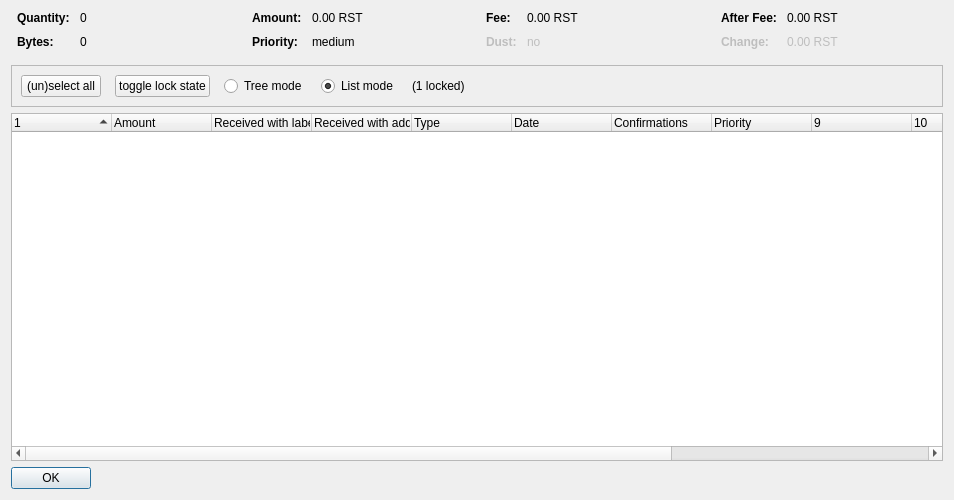
<?xml version="1.0" encoding="UTF-8"?>
<ui version="4.0">
 <class>CoinControlDialog</class>
 <widget class="QDialog" name="CoinControlDialog">
  <property name="geometry">
   <rect>
    <x>0</x>
    <y>0</y>
    <width>954</width>
    <height>500</height>
   </rect>
  </property>
  <property name="windowTitle">
   <string>Coin Selection</string>
  </property>
  <layout class="QVBoxLayout" name="verticalLayout">
   <item>
    <layout class="QHBoxLayout" name="horizontalLayoutTop" stretch="0,0,0,0">
     <property name="topMargin">
      <number>0</number>
     </property>
     <property name="bottomMargin">
      <number>10</number>
     </property>
     <item>
      <layout class="QFormLayout" name="formLayoutCoinControl1">
       <property name="horizontalSpacing">
        <number>10</number>
       </property>
       <property name="verticalSpacing">
        <number>10</number>
       </property>
       <property name="leftMargin">
        <number>6</number>
       </property>
       <property name="rightMargin">
        <number>6</number>
       </property>
       <item row="0" column="0">
        <widget class="QLabel" name="labelCoinControlQuantityText">
         <property name="font">
          <font>
           <weight>75</weight>
           <bold>true</bold>
          </font>
         </property>
         <property name="text">
          <string>Quantity:</string>
         </property>
        </widget>
       </item>
       <item row="0" column="1">
        <widget class="QLabel" name="labelCoinControlQuantity">
         <property name="cursor">
          <cursorShape>IBeamCursor</cursorShape>
         </property>
         <property name="contextMenuPolicy">
          <enum>Qt::ActionsContextMenu</enum>
         </property>
         <property name="text">
          <string notr="true">0</string>
         </property>
         <property name="textInteractionFlags">
          <set>Qt::LinksAccessibleByMouse|Qt::TextSelectableByKeyboard|Qt::TextSelectableByMouse</set>
         </property>
        </widget>
       </item>
       <item row="1" column="0">
        <widget class="QLabel" name="labelCoinControlBytesText">
         <property name="font">
          <font>
           <weight>75</weight>
           <bold>true</bold>
          </font>
         </property>
         <property name="text">
          <string>Bytes:</string>
         </property>
        </widget>
       </item>
       <item row="1" column="1">
        <widget class="QLabel" name="labelCoinControlBytes">
         <property name="cursor">
          <cursorShape>IBeamCursor</cursorShape>
         </property>
         <property name="contextMenuPolicy">
          <enum>Qt::ActionsContextMenu</enum>
         </property>
         <property name="text">
          <string notr="true">0</string>
         </property>
         <property name="textInteractionFlags">
          <set>Qt::LinksAccessibleByMouse|Qt::TextSelectableByKeyboard|Qt::TextSelectableByMouse</set>
         </property>
        </widget>
       </item>
      </layout>
     </item>
     <item>
      <layout class="QFormLayout" name="formLayoutCoinControl2">
       <property name="horizontalSpacing">
        <number>10</number>
       </property>
       <property name="verticalSpacing">
        <number>10</number>
       </property>
       <property name="leftMargin">
        <number>6</number>
       </property>
       <property name="rightMargin">
        <number>6</number>
       </property>
       <item row="0" column="0">
        <widget class="QLabel" name="labelCoinControlAmountText">
         <property name="font">
          <font>
           <weight>75</weight>
           <bold>true</bold>
          </font>
         </property>
         <property name="text">
          <string>Amount:</string>
         </property>
        </widget>
       </item>
       <item row="0" column="1">
        <widget class="QLabel" name="labelCoinControlAmount">
         <property name="cursor">
          <cursorShape>IBeamCursor</cursorShape>
         </property>
         <property name="contextMenuPolicy">
          <enum>Qt::ActionsContextMenu</enum>
         </property>
         <property name="text">
          <string notr="true">0.00 RST</string>
         </property>
         <property name="textInteractionFlags">
          <set>Qt::LinksAccessibleByMouse|Qt::TextSelectableByKeyboard|Qt::TextSelectableByMouse</set>
         </property>
        </widget>
       </item>
       <item row="1" column="0">
        <widget class="QLabel" name="labelCoinControlPriorityText">
         <property name="font">
          <font>
           <weight>75</weight>
           <bold>true</bold>
          </font>
         </property>
         <property name="text">
          <string>Priority:</string>
         </property>
        </widget>
       </item>
       <item row="1" column="1">
        <widget class="QLabel" name="labelCoinControlPriority">
         <property name="cursor">
          <cursorShape>IBeamCursor</cursorShape>
         </property>
         <property name="contextMenuPolicy">
          <enum>Qt::ActionsContextMenu</enum>
         </property>
         <property name="text">
          <string>medium</string>
         </property>
         <property name="textInteractionFlags">
          <set>Qt::LinksAccessibleByMouse|Qt::TextSelectableByKeyboard|Qt::TextSelectableByMouse</set>
         </property>
        </widget>
       </item>
      </layout>
     </item>
     <item>
      <layout class="QFormLayout" name="formLayoutCoinControl3">
       <property name="horizontalSpacing">
        <number>10</number>
       </property>
       <property name="verticalSpacing">
        <number>10</number>
       </property>
       <property name="leftMargin">
        <number>6</number>
       </property>
       <property name="rightMargin">
        <number>6</number>
       </property>
       <item row="0" column="0">
        <widget class="QLabel" name="labelCoinControlFeeText">
         <property name="font">
          <font>
           <weight>75</weight>
           <bold>true</bold>
          </font>
         </property>
         <property name="text">
          <string>Fee:</string>
         </property>
        </widget>
       </item>
       <item row="0" column="1">
        <widget class="QLabel" name="labelCoinControlFee">
         <property name="cursor">
          <cursorShape>IBeamCursor</cursorShape>
         </property>
         <property name="contextMenuPolicy">
          <enum>Qt::ActionsContextMenu</enum>
         </property>
         <property name="text">
          <string notr="true">0.00 RST</string>
         </property>
         <property name="textInteractionFlags">
          <set>Qt::LinksAccessibleByMouse|Qt::TextSelectableByKeyboard|Qt::TextSelectableByMouse</set>
         </property>
        </widget>
       </item>
       <item row="1" column="0">
        <widget class="QLabel" name="labelCoinControlLowOutputText">
         <property name="enabled">
          <bool>false</bool>
         </property>
         <property name="font">
          <font>
           <weight>75</weight>
           <bold>true</bold>
          </font>
         </property>
         <property name="text">
          <string>Dust:</string>
         </property>
        </widget>
       </item>
       <item row="1" column="1">
        <widget class="QLabel" name="labelCoinControlLowOutput">
         <property name="enabled">
          <bool>false</bool>
         </property>
         <property name="cursor">
          <cursorShape>IBeamCursor</cursorShape>
         </property>
         <property name="contextMenuPolicy">
          <enum>Qt::ActionsContextMenu</enum>
         </property>
         <property name="text">
          <string>no</string>
         </property>
         <property name="textInteractionFlags">
          <set>Qt::LinksAccessibleByMouse|Qt::TextSelectableByKeyboard|Qt::TextSelectableByMouse</set>
         </property>
        </widget>
       </item>
      </layout>
     </item>
     <item>
      <layout class="QFormLayout" name="formLayoutCoinControl4">
       <property name="horizontalSpacing">
        <number>10</number>
       </property>
       <property name="verticalSpacing">
        <number>10</number>
       </property>
       <property name="leftMargin">
        <number>6</number>
       </property>
       <property name="rightMargin">
        <number>6</number>
       </property>
       <item row="0" column="0">
        <widget class="QLabel" name="labelCoinControlAfterFeeText">
         <property name="font">
          <font>
           <weight>75</weight>
           <bold>true</bold>
          </font>
         </property>
         <property name="text">
          <string>After Fee:</string>
         </property>
        </widget>
       </item>
       <item row="0" column="1">
        <widget class="QLabel" name="labelCoinControlAfterFee">
         <property name="cursor">
          <cursorShape>IBeamCursor</cursorShape>
         </property>
         <property name="contextMenuPolicy">
          <enum>Qt::ActionsContextMenu</enum>
         </property>
         <property name="text">
          <string notr="true">0.00 RST</string>
         </property>
         <property name="textInteractionFlags">
          <set>Qt::LinksAccessibleByMouse|Qt::TextSelectableByKeyboard|Qt::TextSelectableByMouse</set>
         </property>
        </widget>
       </item>
       <item row="1" column="0">
        <widget class="QLabel" name="labelCoinControlChangeText">
         <property name="enabled">
          <bool>false</bool>
         </property>
         <property name="font">
          <font>
           <weight>75</weight>
           <bold>true</bold>
          </font>
         </property>
         <property name="text">
          <string>Change:</string>
         </property>
        </widget>
       </item>
       <item row="1" column="1">
        <widget class="QLabel" name="labelCoinControlChange">
         <property name="enabled">
          <bool>false</bool>
         </property>
         <property name="cursor">
          <cursorShape>IBeamCursor</cursorShape>
         </property>
         <property name="contextMenuPolicy">
          <enum>Qt::ActionsContextMenu</enum>
         </property>
         <property name="text">
          <string notr="true">0.00 RST</string>
         </property>
         <property name="textInteractionFlags">
          <set>Qt::LinksAccessibleByMouse|Qt::TextSelectableByKeyboard|Qt::TextSelectableByMouse</set>
         </property>
        </widget>
       </item>
      </layout>
     </item>
    </layout>
   </item>
   <item>
    <widget class="QFrame" name="frame">
     <property name="minimumSize">
      <size>
       <width>0</width>
       <height>40</height>
      </size>
     </property>
     <property name="frameShape">
      <enum>QFrame::StyledPanel</enum>
     </property>
     <property name="frameShadow">
      <enum>QFrame::Sunken</enum>
     </property>
     <layout class="QHBoxLayout" name="horizontalLayout">
      <item>
       <layout class="QHBoxLayout" name="horizontalLayoutPanel" stretch="0,0,0,0,0,0">
        <property name="spacing">
         <number>14</number>
        </property>
        <item>
         <widget class="QPushButton" name="pushButtonSelectAll">
          <property name="sizePolicy">
           <sizepolicy hsizetype="Maximum" vsizetype="Fixed">
            <horstretch>0</horstretch>
            <verstretch>0</verstretch>
           </sizepolicy>
          </property>
          <property name="text">
           <string>(un)select all</string>
          </property>
          <property name="autoDefault">
           <bool>false</bool>
          </property>
         </widget>
        </item>
        <item>
         <widget class="QPushButton" name="pushButtonToggleLock">
          <property name="sizePolicy">
           <sizepolicy hsizetype="Maximum" vsizetype="Fixed">
            <horstretch>0</horstretch>
            <verstretch>0</verstretch>
           </sizepolicy>
          </property>
          <property name="text">
           <string>toggle lock state</string>
          </property>
          <property name="autoDefault">
           <bool>false</bool>
          </property>
         </widget>
        </item>
        <item>
         <widget class="QRadioButton" name="radioTreeMode">
          <property name="sizePolicy">
           <sizepolicy hsizetype="Maximum" vsizetype="Fixed">
            <horstretch>0</horstretch>
            <verstretch>0</verstretch>
           </sizepolicy>
          </property>
          <property name="text">
           <string>Tree mode</string>
          </property>
         </widget>
        </item>
        <item>
         <widget class="QRadioButton" name="radioListMode">
          <property name="sizePolicy">
           <sizepolicy hsizetype="Maximum" vsizetype="Fixed">
            <horstretch>0</horstretch>
            <verstretch>0</verstretch>
           </sizepolicy>
          </property>
          <property name="text">
           <string>List mode</string>
          </property>
          <property name="checked">
           <bool>true</bool>
          </property>
         </widget>
        </item>
        <item>
         <widget class="QLabel" name="labelLocked">
          <property name="text">
           <string>(1 locked)</string>
          </property>
         </widget>
        </item>
        <item>
         <spacer name="horizontalSpacer">
          <property name="orientation">
           <enum>Qt::Horizontal</enum>
          </property>
          <property name="sizeHint" stdset="0">
           <size>
            <width>40</width>
            <height>20</height>
           </size>
          </property>
         </spacer>
        </item>
       </layout>
      </item>
     </layout>
    </widget>
   </item>
   <item>
    <widget class="CoinControlTreeWidget" name="treeWidget">
     <property name="contextMenuPolicy">
      <enum>Qt::CustomContextMenu</enum>
     </property>
     <property name="sortingEnabled">
      <bool>false</bool>
     </property>
     <property name="columnCount">
      <number>13</number>
     </property>
     <attribute name="headerShowSortIndicator" stdset="0">
      <bool>true</bool>
     </attribute>
     <attribute name="headerStretchLastSection">
      <bool>false</bool>
     </attribute>
     <column>
      <property name="text">
       <string/>
      </property>
     </column>
     <column>
      <property name="text">
       <string>Amount</string>
      </property>
     </column>
     <column>
      <property name="text">
       <string>Received with label</string>
      </property>
     </column>
     <column>
      <property name="text">
       <string>Received with address</string>
      </property>
     </column>
     <column>
      <property name="text">
       <string>Type</string>
      </property>
     </column>
     <column>
      <property name="text">
       <string>Date</string>
      </property>
     </column>
     <column>
      <property name="text">
       <string>Confirmations</string>
      </property>
      <property name="toolTip">
       <string>Confirmed</string>
      </property>
     </column>
     <column>
      <property name="text">
       <string>Priority</string>
      </property>
     </column>
     <column>
      <property name="text">
       <string/>
      </property>
     </column>
     <column>
      <property name="text">
       <string/>
      </property>
     </column>
     <column>
      <property name="text">
       <string/>
      </property>
     </column>
     <column>
      <property name="text">
       <string/>
      </property>
     </column>
     <column>
      <property name="text">
       <string/>
      </property>
     </column>
    </widget>
   </item>
   <item>
    <widget class="QDialogButtonBox" name="buttonBox">
     <property name="sizePolicy">
      <sizepolicy hsizetype="Maximum" vsizetype="Fixed">
       <horstretch>0</horstretch>
       <verstretch>0</verstretch>
      </sizepolicy>
     </property>
     <property name="orientation">
      <enum>Qt::Horizontal</enum>
     </property>
     <property name="standardButtons">
      <set>QDialogButtonBox::Ok</set>
     </property>
    </widget>
   </item>
  </layout>
 </widget>
 <customwidgets>
  <customwidget>
   <class>CoinControlTreeWidget</class>
   <extends>QTreeWidget</extends>
   <header>coincontroltreewidget.h</header>
  </customwidget>
 </customwidgets>
 <resources/>
 <connections/>
</ui>
